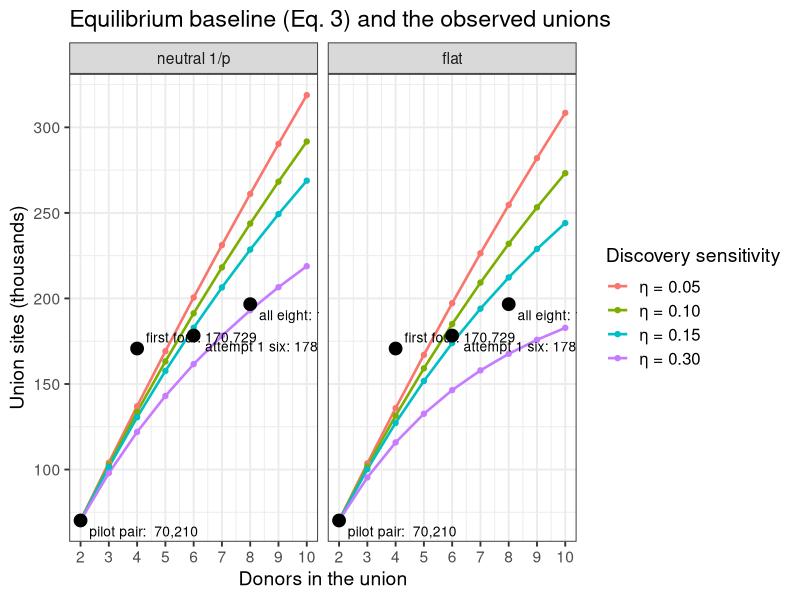
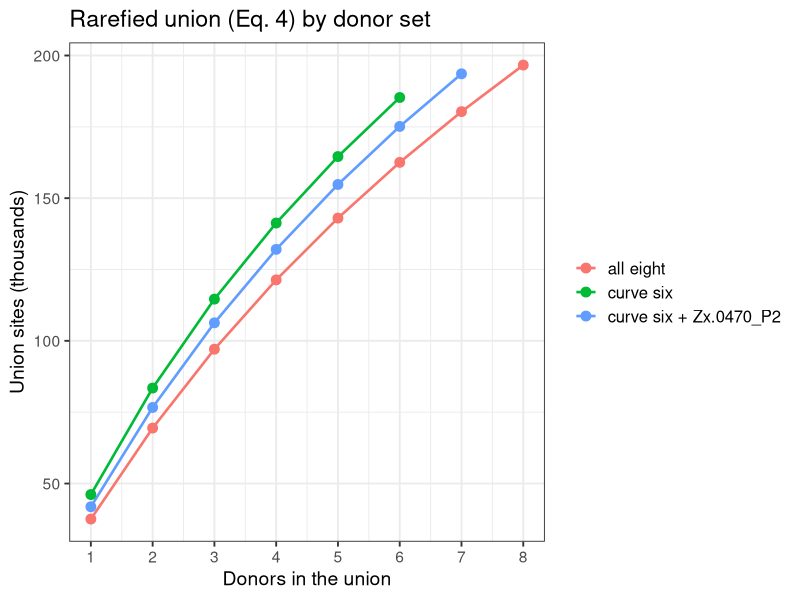
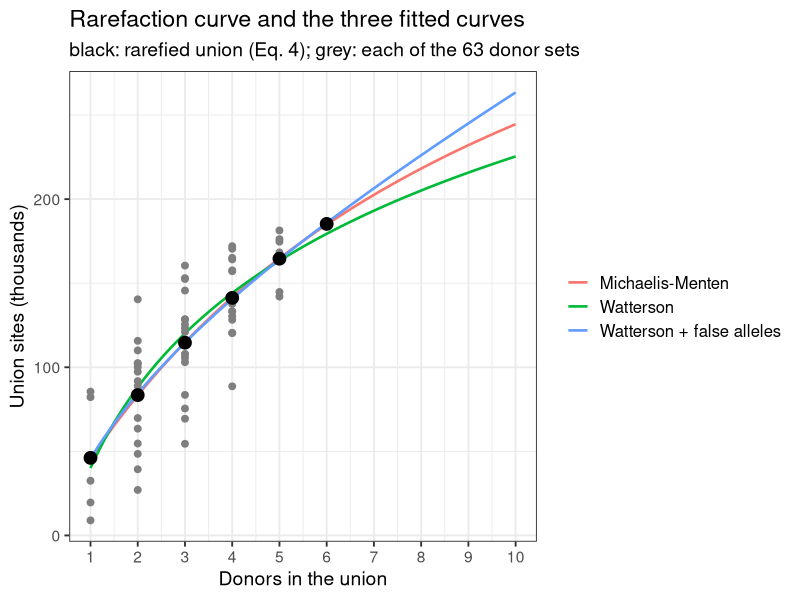
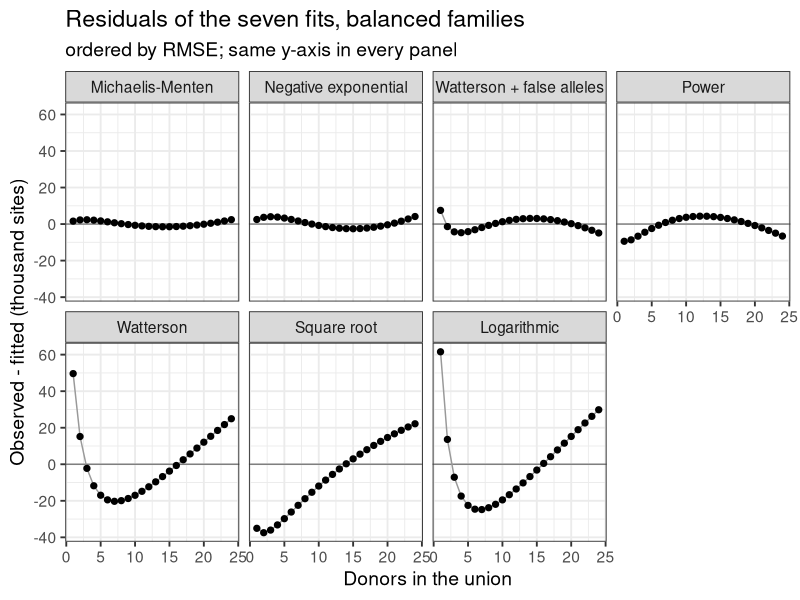
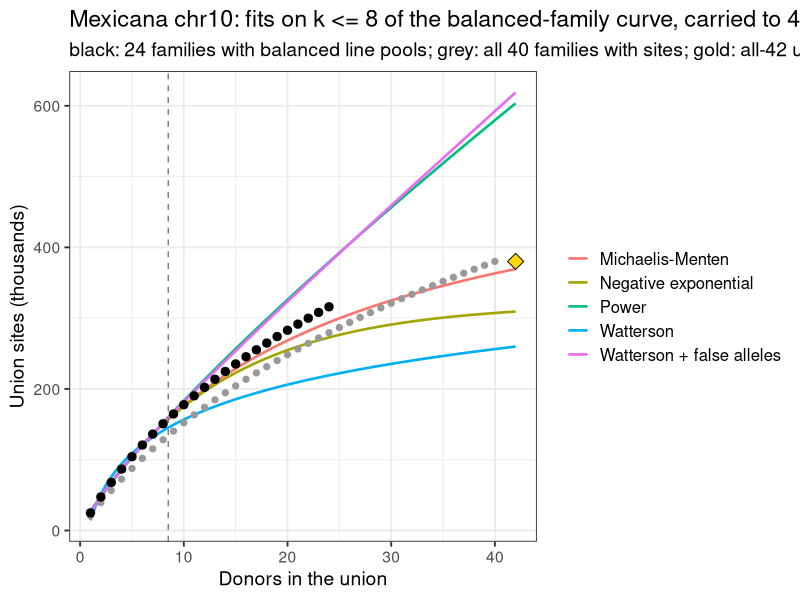
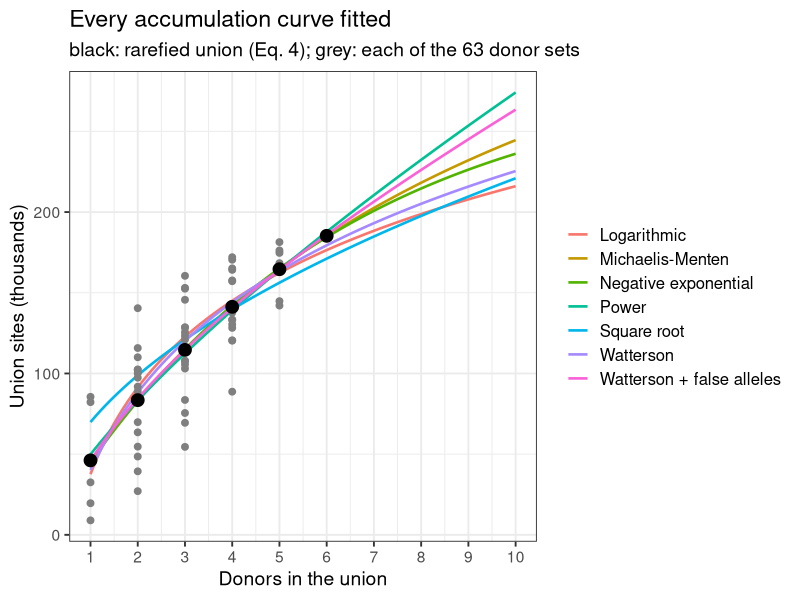

Generate these figures, in order, with R:
## ---- chunk 1
library(data.table)
library(ggplot2)
options(knitr.kable.NA = "")
theme_set(theme_bw(base_size = 14) + theme(legend.text = element_text(size = 12)))
## ---- chunk 2
knitr::kable(data.table(
  taxon = c("mexicana", "parviglumis", "diploperennis", "luxurians", "huehuetenangensis"),
  donors = c(43, 40, 6, 5, 2),
  `mexicana donors by race` = c("Mesa Central 21, Chalco 14, Durango 5, Nobogame 3", "", "", "", "")
))
## ---- chunk 3
chen <- data.table(
  taxon = c("mexicana", "parviglumis", "diploperennis", "perennis", "luxurians", "nicaraguensis", "huehuetenangensis"),
  accessions = c(81, 70, 20, 19, 14, 14, 5),
  snps_M = c(31.32, 41.51, 11.66, 15.29, 9.04, 7.41, 7.99),
  taxon_specific_M = c(4.26, 5.97, 1.13, 1.70, 0.48, 0.37, 0.64),
  specific_downsampled_M = c(1.82, 1.14, 1.06, 1.70, 0.58, 0.41, 1.00),
  pi = c(0.00804, 0.00847, 0.00629, 0.01038, 0.00592, 0.00543, 0.00572),
  fst_mexicana = c(NA, 0.068, 0.277, 0.277, 0.290, 0.270, 0.248),
  fst_maize = c(0.158, 0.101, 0.356, 0.354, 0.364, 0.342, 0.330)
)
knitr::kable(chen, digits = 5, col.names = c(
  "taxon", "accessions", "SNPs (M)", "taxon-specific SNPs (M)",
  "taxon-specific, downsampled (M)", "π per bp", "F_ST with mexicana",
  "F_ST with maize"
))
## ---- chunk 4
# donors in the column order of patterns_8donors.tsv
donors <- data.table(
  donor = c(
    "Zx.0540_P3", "Zx.0570_P2", "Zx.0550_P4", "Zx.0580_P2", "Zx.0500_P2", "Zx.0090_P2", "Zx.0470_P2", "Zx.0160_P2"
  ),
  race = c("Durango", "Nobogame", "Durango", "Nobogame", "Mesa Central", "Chalco", "Mesa Central", "Chalco"),
  own_sites = c(32750, 48251, 85952, 82601, 9060, 7482, 16283, 19767),
  status = c(rep("on the curve", 5), rep("off the curve", 2), "on the curve")
)
good <- which(donors$status == "on the curve")
unions <- data.table(
  set = c("pilot pair", "first four", "attempt 1 six", "all eight"),
  donors = c(2, 4, 6, 8), sites = c(70210, 170729, 178300, 196645)
)
pat <- fread("union_rarefaction/patterns_8donors.tsv",
  header = FALSE, col.names = c("pattern", "n"),
  colClasses = c("character", "numeric")
)
z <- do.call(rbind, lapply(strsplit(pat$pattern, ""), as.integer))
## ---- chunk 5
g <- (1:2000) / 2000
g1 <- head(g, -1)
spectra <- list(`neutral 1/p` = (1 / g1) / sum(1 / g1), flat = rep(1 / length(g1), length(g1)))
afs <- rbindlist(lapply(names(spectra), function(k) {
  rbindlist(lapply(c(0.05, 0.1, 0.15, 0.3), function(eta) {
    eu <- sapply(1:10, function(n) sum(spectra[[k]] * (1 - (1 - eta * g1)^n)))
    data.table(spectrum = k, eta = sprintf("η = %.2f", eta), donors = 2:10, sites = unions$sites[1] * eu[2:10] / eu[2])
  }))
}))
afs[, spectrum := factor(spectrum, levels = names(spectra))]
lab <- unions[, .(donors, sites, label = paste0(set, ": ", format(sites, big.mark = ",")), vj = c(1.6, -0.6, 1.6, 1.6))]
union_of <- function(s) unions[set == s, sites]
plot_curves <- function(curves, title, colour) {
  ggplot(curves, aes(donors, sites / 1e3, colour = eta)) +
    geom_line(linewidth = 0.9) +
    geom_point(size = 1.5) +
    geom_point(data = lab, aes(donors, sites / 1e3), inherit.aes = FALSE, size = 4, shape = 21, fill = "black") +
    geom_text(
      data = lab, aes(donors, sites / 1e3, label = label, vjust = vj), inherit.aes = FALSE, hjust = -0.08,
      size = 3.5
    ) +
    scale_x_continuous(breaks = 1:10) +
    labs(title = title, x = "Donors in the union", y = "Union sites (thousands)", colour = colour)
}
plot_curves(afs, "Equilibrium baseline (Eq. 3) and the observed unions", "Discovery sensitivity") +
  facet_wrap(~spectrum)
## ---- chunk 6
knitr::kable(donors, format.args = list(big.mark = ","), col.names = c("donor", "race", "own tier-A sites", "status"))
knitr::kable(unions, format.args = list(big.mark = ","), col.names = c("union (pipeline)", "donors", "union sites"))
pat6 <- data.table(pattern = apply(z[, good], 1, paste, collapse = ""), n = pat$n)[pattern != "000000", .(n = sum(n)),
  by = pattern
]
knitr::kable(pat6[order(-n)],
  format.args = list(big.mark = ","),
  col.names = c(paste("pattern z,", paste(donors$donor[good], collapse = " ")), "union sites")
)
## ---- chunk 7
rarefy <- function(members) {
  subsets <- unlist(lapply(seq_along(members), function(n) combn(members, n, simplify = FALSE)), recursive = FALSE)
  rbindlist(lapply(subsets, function(d) {
    data.table(
      donors = length(d), set = paste(donors$donor[d], collapse = " + "),
      sites = sum(pat$n[apply(z[, d, drop = FALSE], 1, max) == 1])
    )
  }))
}
sub_dt <- rarefy(good)
rare <- sub_dt[, .(sites = mean(sites)), by = donors]
sets <- list(`curve six` = good, `curve six + Zx.0470_P2` = c(good, 7), `all eight` = seq_len(8))
rare_sets <- rbindlist(lapply(sets, function(m) rarefy(m)[, .(sites = mean(sites)), by = donors]), idcol = "donor set")
knitr::kable(dcast(rare_sets, donors ~ `donor set`, value.var = "sites")[, c("donors", names(sets)), with = FALSE],
  digits = 0, format.args = list(big.mark = ",")
)
## ---- chunk 8
ggplot(rare_sets, aes(donors, sites / 1e3, colour = `donor set`)) +
  geom_line(linewidth = 0.9) +
  geom_point(size = 3) +
  scale_x_continuous(breaks = 1:8) +
  labs(
    title = "Rarefied union (Eq. 4) by donor set", x = "Donors in the union", y = "Union sites (thousands)",
    colour = NULL
  )
## ---- chunk 9
union_set <- function(m) sum(pat$n[apply(z[, m, drop = FALSE], 1, max) == 1])
adds <- data.table(
  set = c("curve six", "+ Zx.0470_P2", "+ Zx.0090_P2", "+ Zx.0470_P2 and Zx.0090_P2"),
  sites = c(union_set(good), union_set(c(good, 7)), union_set(c(good, 6)), union_set(c(good, 6, 7)))
)
adds[, added := sites - union_set(good)]
adds[1, added := NA]
knitr::kable(adds, format.args = list(big.mark = ","), col.names = c("union", "sites", "added to the curve six"))
## ---- chunk 10
# harmonic number H_n, continuous in n: digamma(n + 1) + Euler's gamma
harm <- function(n) digamma(n + 1) - digamma(1)
models <- list(
  `Michaelis-Menten` = list(f = sites ~ um * donors / (k + donors), start = list(um = 3e5, k = 4)),
  `Watterson + false alleles` = list(
    f = sites ~ cc + th * harm(donors) + eps * donors,
    start = list(cc = 1e4, th = 5e4, eps = 1e4)
  ),
  Watterson = list(f = sites ~ cc + th * harm(donors), start = list(cc = 1e4, th = 5e4)),
  Logarithmic = list(f = sites ~ a + b * log(donors), start = list(a = 5e4, b = 5e4)),
  Power = list(f = sites ~ a * donors^b, start = list(a = 6e4, b = 0.7)),
  `Square root` = list(f = sites ~ a * sqrt(donors), start = list(a = 6e4)),
  `Negative exponential` = list(f = sites ~ um * (1 - exp(-k * donors)), start = list(um = 3e5, k = 0.2))
)
sym <- c(cc = "c", th = "θ_η", eps = "ε_f", um = "U_∞", k = "K", a = "a", b = "b")
emp <- lapply(models, function(m) nls(m$f, data = rare, start = m$start, control = nls.control(maxiter = 500)))
emp_table <- rbindlist(lapply(names(emp), function(k) {
  cf <- coef(emp[[k]])
  data.table(
    model = k, parameters = paste(sprintf("%s = %s", sym[names(cf)], signif(cf, 3)), collapse = ", "),
    rmse = sqrt(mean(residuals(emp[[k]])^2)),
    at_10 = predict(emp[[k]], data.table(donors = 10))
  )
}))
plot_fits <- function(keep, title) {
  cv <- rbindlist(lapply(keep, function(k) {
    data.table(model = k, donors = seq(1, 10, 0.1), sites = predict(emp[[k]], data.table(donors = seq(1, 10, 0.1))))
  }))
  ggplot(cv, aes(donors, sites / 1e3, colour = model)) +
    geom_line(linewidth = 0.9) +
    geom_point(data = sub_dt, aes(donors, sites / 1e3), inherit.aes = FALSE, colour = "grey50", size = 2) +
    geom_point(data = rare, aes(donors, sites / 1e3), inherit.aes = FALSE, size = 4, shape = 21, fill = "black") +
    scale_x_continuous(breaks = 1:10) +
    labs(
      title = title, subtitle = sprintf("black: rarefied union (Eq. 4); grey: each of the %d donor sets", nrow(sub_dt)),
      x = "Donors in the union", y = "Union sites (thousands)", colour = NULL
    )
}
mm <- coef(emp$`Michaelis-Menten`)
wf <- coef(emp$`Watterson + false alleles`)
# range of the predictions at 10 donors over a group of models, in thousands
at10 <- function(keep) paste(round(range(emp_table[model %in% keep, at_10]) / 1e3), collapse = "-")
fading <- c("Logarithmic", "Negative exponential", "Watterson", "Michaelis-Menten")
lasting <- c("Watterson + false alleles", "Power")
## ---- chunk 11
wa <- coef(emp$Watterson)
wa_res <- round(residuals(emp$Watterson))
## ---- chunk 12
wf_cor <- cov2cor(vcov(emp$`Watterson + false alleles`))
wf_se <- summary(emp$`Watterson + false alleles`)$coefficients[, 2]
## ---- chunk 13
main_models <- c("Michaelis-Menten", "Watterson", "Watterson + false alleles")
plot_fits(main_models, "Rarefaction curve and the three fitted curves")
## ---- chunk 14
knitr::kable(emp_table[model %in% main_models],
  digits = 0, format.args = list(big.mark = ","),
  col.names = c("model", "fitted parameters", "RMSE (sites)", "predicted at 10 donors")
)
proj <- data.table(donors = c(5, 6, 10, 20, 43))
proj[, `:=`(
  mm = predict(emp$`Michaelis-Menten`, proj), watterson = predict(emp$Watterson, proj),
  wf = predict(emp$`Watterson + false alleles`, proj),
  wf_real = wf[["cc"]] + wf[["th"]] * harm(donors), wf_false = wf[["eps"]] * donors
)]
knitr::kable(proj,
  digits = 0, format.args = list(big.mark = ","),
  col.names = c(
    "donors", "Michaelis-Menten", "Watterson", "Watterson + false alleles",
    "of which c + θ_η H_n", "of which ε_f n"
  )
)
## ---- chunk 15
mm_real <- nls(sites ~ um * donors / (k + donors),
  data = rare[, .(donors, sites = wf[["cc"]] + wf[["th"]] * harm(donors))],
  start = list(um = 3e5, k = 4)
)
mm_split <- rbindlist(
  lapply(
    list(`full curve (real + false)` = emp$`Michaelis-Menten`, `real-allele part only` = mm_real),
    function(m) data.table(um = coef(m)[["um"]], k = coef(m)[["k"]], slope = coef(m)[["um"]] / coef(m)[["k"]])
  ),
  idcol = "fitted to"
)
knitr::kable(mm_split,
  digits = c(0, 0, 1, 0), format.args = list(big.mark = ","),
  col.names = c("Eq. 5 fitted to", "U_∞", "K", "initial gain U_∞ / K")
)
## ---- chunk 16
rare5 <- rarefy(setdiff(good, 5))[, .(sites = mean(sites)), by = donors]
emp5 <- lapply(models[main_models], function(m) {
  nls(m$f, data = rare5, start = m$start, control = nls.control(maxiter = 500))
})
check <- rbindlist(lapply(names(emp5), function(k) {
  data.table(
    model = k, at_6 = predict(emp5[[k]], data.table(donors = 6)), at_10 = predict(emp5[[k]], data.table(donors = 10)),
    at_10_six = predict(emp[[k]], data.table(donors = 10))
  )
}))
check[, observed_6 := rare[donors == 6, sites]]
knitr::kable(check[, .(model, at_6, observed_6, at_10, at_10_six)],
  digits = 0, format.args = list(big.mark = ","),
  col.names = c(
    "model", "five-donor fit at 6", "observed at 6 (curve six)", "five-donor fit at 10",
    "six-donor fit at 10"
  )
)
## ---- chunk 17
bounds <- c(`17 % (even per base)` = 0.17, `~100 % (unique sequence)` = 1)
chr10_share <- 26.1 / 367
a_hap <- sum(1 / (1:161))
own <- range(donors$own_sites[good])
til18_diffs <- 444982
theta_pi <- 0.00903 * 26.1e6
eta_lo <- own[1] / til18_diffs
eta_hi <- wf[["th"]] / theta_pi
singletons_neutral_acc <- 2 * (31316555 / a_hap) / 162
# largest share of eps_f that false calls (precision 0.97) and Chen's private SNPs (upper bounds) explain together
explained <- (0.03 * rare[donors == 1, sites] + 402200 / 2 * chr10_share * eta_hi) / wf[["eps"]]
per_donor <- rbindlist(lapply(names(bounds), function(b) {
  private_real <- 402200 / 2 * bounds[[b]] * chr10_share * c(eta_lo, eta_hi)
  data.table(
    share = b, theta_counts = 31316555 * bounds[[b]] * chr10_share / a_hap,
    real_private = paste(format(round(private_real, -1), big.mark = ","), collapse = "-"),
    real_share = paste(round(100 * private_real / wf[["eps"]]), collapse = "-")
  )
}))
## ---- chunk 18
knitr::kable(per_donor[, .(share, real_private, real_share)],
  col.names = c("Chen's SNPs in our ranges", "real private sites per donor", "share of ε_f (%)")
)
## ---- chunk 19
mx_donors <- fread("union_rarefaction/mexicana42_donors.tsv")
mx_carriers <- fread("union_rarefaction/mexicana42_carriers.tsv")
rare_exact <- function(cr) {
  n <- max(cr$carriers)
  data.table(donors = seq_len(n), sites = sapply(seq_len(n), function(k) {
    sum(cr$sites * (1 - exp(lchoose(n - cr$carriers, k) - lchoose(n, k))))
  }))
}
mx_pass <- rare_exact(mx_carriers[set == "pass"])
mx_all <- rare_exact(mx_carriers[set == "all"])
n_pass <- nrow(mx_pass)
u_all <- mx_carriers[set == "all", sum(sites)]
fit_all <- function(dt) {
  lapply(models, function(m) {
    tryCatch(nls(m$f, data = dt, start = m$start, control = nls.control(maxiter = 500)), error = function(e) NULL)
  })
}
mx_fit <- fit_all(mx_pass)
mx_fit8 <- fit_all(mx_pass[donors <= 8])
pred <- function(f, k) if (is.null(f)) NA_real_ else predict(f, data.table(donors = k))
mx_table <- rbindlist(lapply(names(models), function(k) {
  cf <- if (is.null(mx_fit[[k]])) NULL else coef(mx_fit[[k]])
  data.table(
    model = k, parameters = paste(sprintf("%s = %s", sym[names(cf)], signif(cf, 3)), collapse = ", "),
    rmse = if (is.null(mx_fit[[k]])) NA_real_ else sqrt(mean(residuals(mx_fit[[k]])^2)),
    aic = if (is.null(mx_fit[[k]])) NA_real_ else AIC(mx_fit[[k]]),
    d_aic = NA_real_,
    at_42 = pred(mx_fit[[k]], 42),
    k8_at_24 = 100 * (pred(mx_fit8[[k]], n_pass) / mx_pass[donors == n_pass, sites] - 1),
    k8_at_42 = 100 * (pred(mx_fit8[[k]], 42) / u_all - 1)
  )
}))[order(rmse)][, d_aic := aic - min(aic, na.rm = TRUE)]
## ---- chunk 20
knitr::kable(mx_table,
  digits = c(0, 0, 0, 1, 1, 0, 1, 1), format.args = list(big.mark = ","),
  col.names = c(
    "model", "parameters (balanced)", "RMSE (sites)", "AIC", "ΔAIC", "at 42 donors", "fit on k <= 8: error at 24 (%)",
    "fit on k <= 8: error at 42 (%)"
  )
)
## ---- chunk 21
mx_res <- rbindlist(lapply(names(mx_fit), function(k) {
  if (is.null(mx_fit[[k]])) {
    return(NULL)
  }
  data.table(model = k, donors = mx_pass$donors, residual = residuals(mx_fit[[k]]))
}))
mx_res[, model := factor(model, levels = mx_table$model)]
ggplot(mx_res, aes(donors, residual / 1e3)) +
  geom_hline(yintercept = 0, colour = "grey50") +
  geom_line(colour = "grey60") +
  geom_point(size = 1.8) +
  facet_wrap(~model, ncol = 4) +
  labs(
    title = "Residuals of the seven fits, balanced families", subtitle = "ordered by RMSE; same y-axis in every panel",
    x = "Donors in the union", y = "Observed - fitted (thousand sites)"
  )
## ---- chunk 22
mx_cv <- rbindlist(lapply(c("Michaelis-Menten", "Negative exponential", "Watterson + false alleles", "Power", "Watterson"),
  function(k) data.table(model = k, donors = seq(1, 42, 0.5), sites = pred(mx_fit8[[k]], seq(1, 42, 0.5)))
))
ggplot(mx_cv, aes(donors, sites / 1e3, colour = model)) +
  geom_line(linewidth = 0.9) +
  geom_vline(xintercept = 8.5, linetype = "dashed", colour = "grey50") +
  geom_point(data = mx_all, aes(donors, sites / 1e3), inherit.aes = FALSE, colour = "grey60", size = 1.8) +
  geom_point(data = mx_pass, aes(donors, sites / 1e3), inherit.aes = FALSE, size = 2.5) +
  annotate("point", x = 42, y = u_all / 1e3, shape = 23, size = 4, fill = "gold") +
  labs(
    title = "Mexicana chr10: fits on k <= 8 of the balanced-family curve, carried to 42 donors",
    subtitle = sprintf("black: %d families with balanced line pools; grey: all %d families with sites; gold: all-42 union",
      n_pass, nrow(mx_all)),
    x = "Donors in the union", y = "Union sites (thousands)", colour = NULL
  )
## ---- chunk 23
knitr::kable(emp_table,
  digits = 0, format.args = list(big.mark = ","),
  col.names = c("model", "fitted parameters", "RMSE (sites)", "predicted at 10 donors")
)
plot_fits(names(emp), "Every accumulation curve fitted")
## ---- chunk 24
# the four first-set donors, from their own union (job 1143239)
pat <- fread("union_rarefaction/patterns.tsv",
  header = FALSE, col.names = c("pattern", "n"),
  colClasses = c("character", "numeric")
)
z <- do.call(rbind, lapply(strsplit(pat$pattern, ""), as.integer))
p_rare <- function(zz, r, w, grid) {
  apply(zz, 1, function(zr) {
    q <- rep(1, length(grid))
    for (d in seq_along(r)) q <- q * if (zr[d] == 1) grid * r[d] else 1 - grid * r[d]
    sum(w * q)
  })
}
spectrum <- function(a) g^(a - 1) / sum(g^(a - 1))
model <- list(
  v2 = list(
    start = c(rep(-1, 4), -3, log(0.5)),
    par = function(th) list(r = plogis(th[1:4]), phi = plogis(th[5]), a = exp(th[6]), e = NA),
    pz = function(zz, m) p_rare(zz, m$r, c((1 - m$phi) * spectrum(m$a), m$phi), c(g, 1)),
    miss = function(rs, m) {
      sum(c((1 - m$phi) * spectrum(m$a), m$phi) * Reduce(`*`, lapply(rs, function(x) 1 - c(g, 1) * x)))
    }
  ),
  v3 = list(
    start = c(rep(-1, 4), -3, log(0.5), 1),
    par = function(th) list(r = plogis(th[1:4]), phi = plogis(th[5]), a = exp(th[6]), e = plogis(th[7])),
    pz = function(zz, m) {
      (1 - m$phi) * p_rare(zz, m$r, spectrum(m$a), g) +
        m$phi * apply(zz, 1, function(zr) prod(ifelse(zr == 1, m$e, 1 - m$e)))
    },
    miss = function(rs, m) {
      (1 - m$phi) * sum(spectrum(m$a) * Reduce(`*`, lapply(rs, function(x) 1 - g * x))) +
        m$phi * (1 - m$e)^length(rs)
    }
  )
)
fits <- lapply(model, function(md) {
  nll <- function(th) {
    pz <- md$pz(z, md$par(th))
    -sum(pat$n * log(pz / sum(pz)))
  }
  ft <- optim(md$start, nll, method = "BFGS", control = list(maxit = 2000))
  m <- md$par(ft$par)
  m$S <- sum(pat$n) / (1 - md$miss(m$r, m))
  m$union <- function(rs) m$S * (1 - md$miss(rs, m))
  m$fitted <- sum(pat$n) * md$pz(z, m) / sum(md$pz(z, m))
  m$loglik <- -ft$value
  m
})
par_table <- rbindlist(lapply(names(fits), function(v) {
  m <- fits[[v]]
  data.table(
    version = sub("v", "", v), r_0540 = m$r[1], r_0570 = m$r[2], r_0550 = m$r[3], r_0580 = m$r[4],
    a = m$a, phi = m$phi, e = m$e, S = round(m$S), log_lik = round(m$loglik, 1)
  )
}))
knitr::kable(par_table, digits = 3, format.args = list(big.mark = ","))
knitr::kable(
  data.table(
    pattern = pat$pattern, observed = pat$n, version_2 = round(fits$v2$fitted),
    version_3 = round(fits$v3$fitted)
  )[order(-observed)],
  format.args = list(big.mark = ","), col.names = c("pattern z", "observed", "Version 2 (B1)", "Version 3 (B3)")
)
